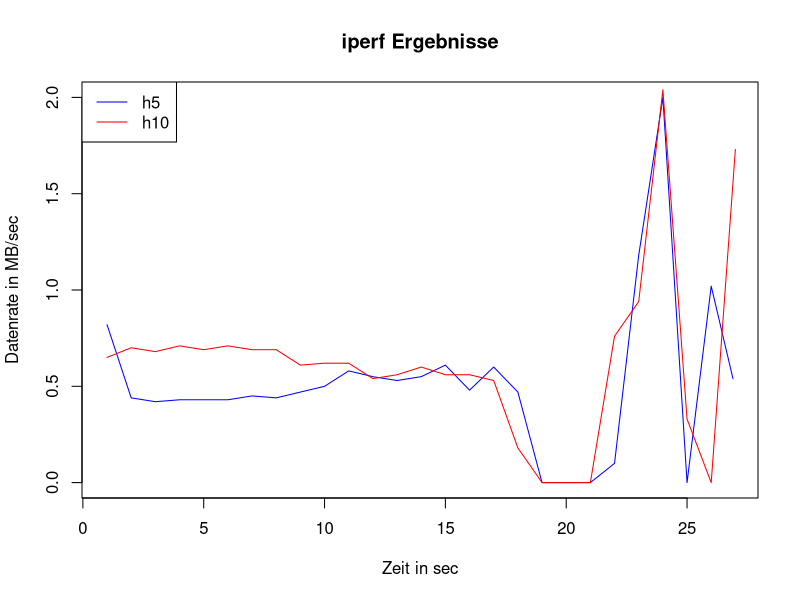

R code for this plot:
# Daten aus der TSV-Datei lesen
 data <- read.table("h5_h10.tsv", header = FALSE)

# Daten für h5 und h10 extrahieren
 h5_data <- data[seq(1, nrow(data), by = 2), ]
 h10_data <- data[seq(2, nrow(data), by = 2), ]

# PDF-Grafik erzeugen
 pdf("h5_h10_plot.pdf")

# Liniendiagramm für h5 erstellen
 plot(h5_data$V1, h5_data$V2, type = "l", xlab = "Zeit in sec", ylab = "Datenrate in MB/sec", col = "blue", main = "iperf Ergebnisse")

# Liniendiagramm für h10 hinzufügen
 lines(h10_data$V1, h10_data$V2, type = "l", col = "red")

# Legende hinzufügen
 legend("topleft", legend = c("h5", "h10"), col = c("blue", "red"), lty = 1)

# PDF-Grafik beenden
 dev.off()

